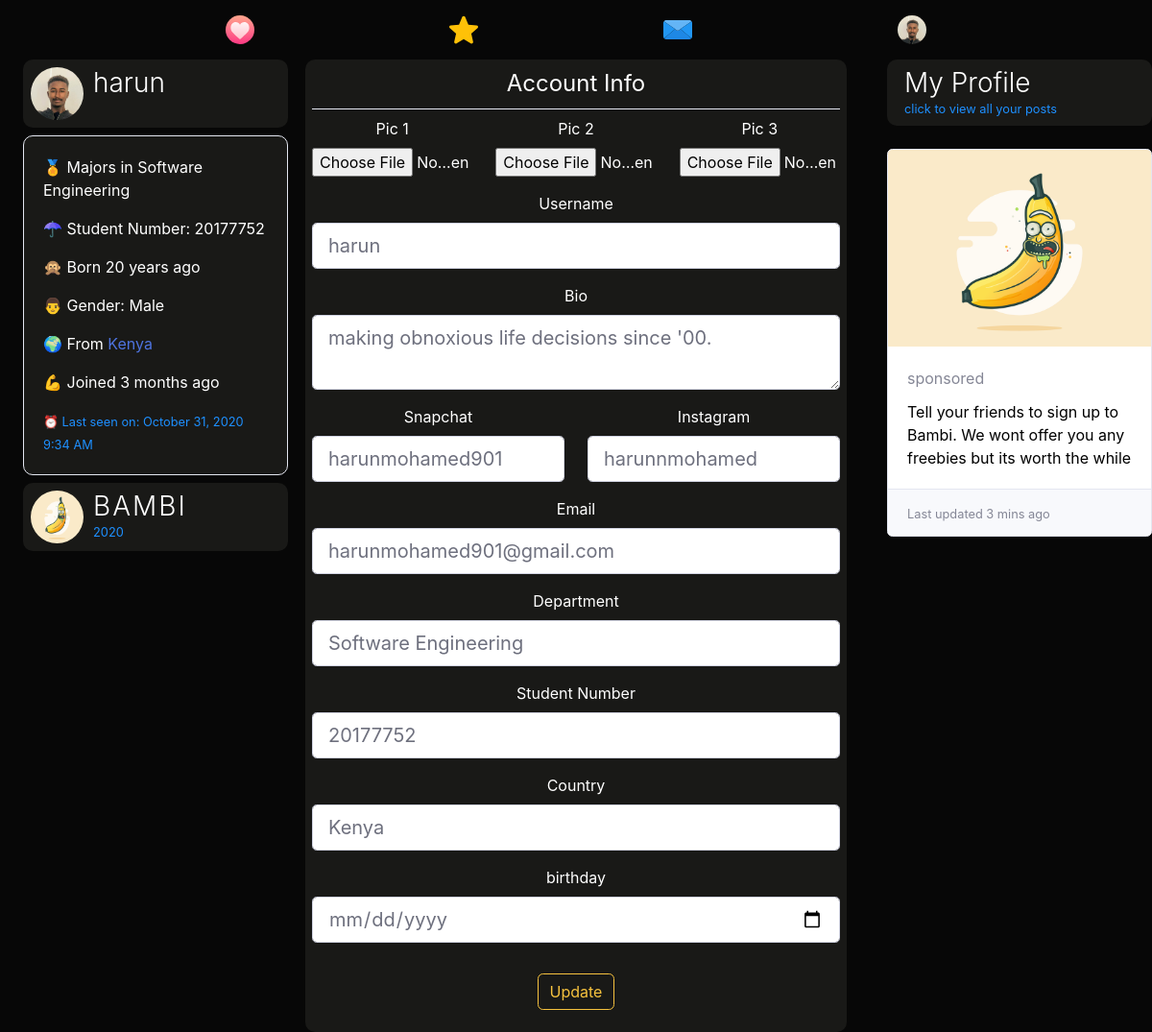
Page /account (signed in) on the earlier database version.
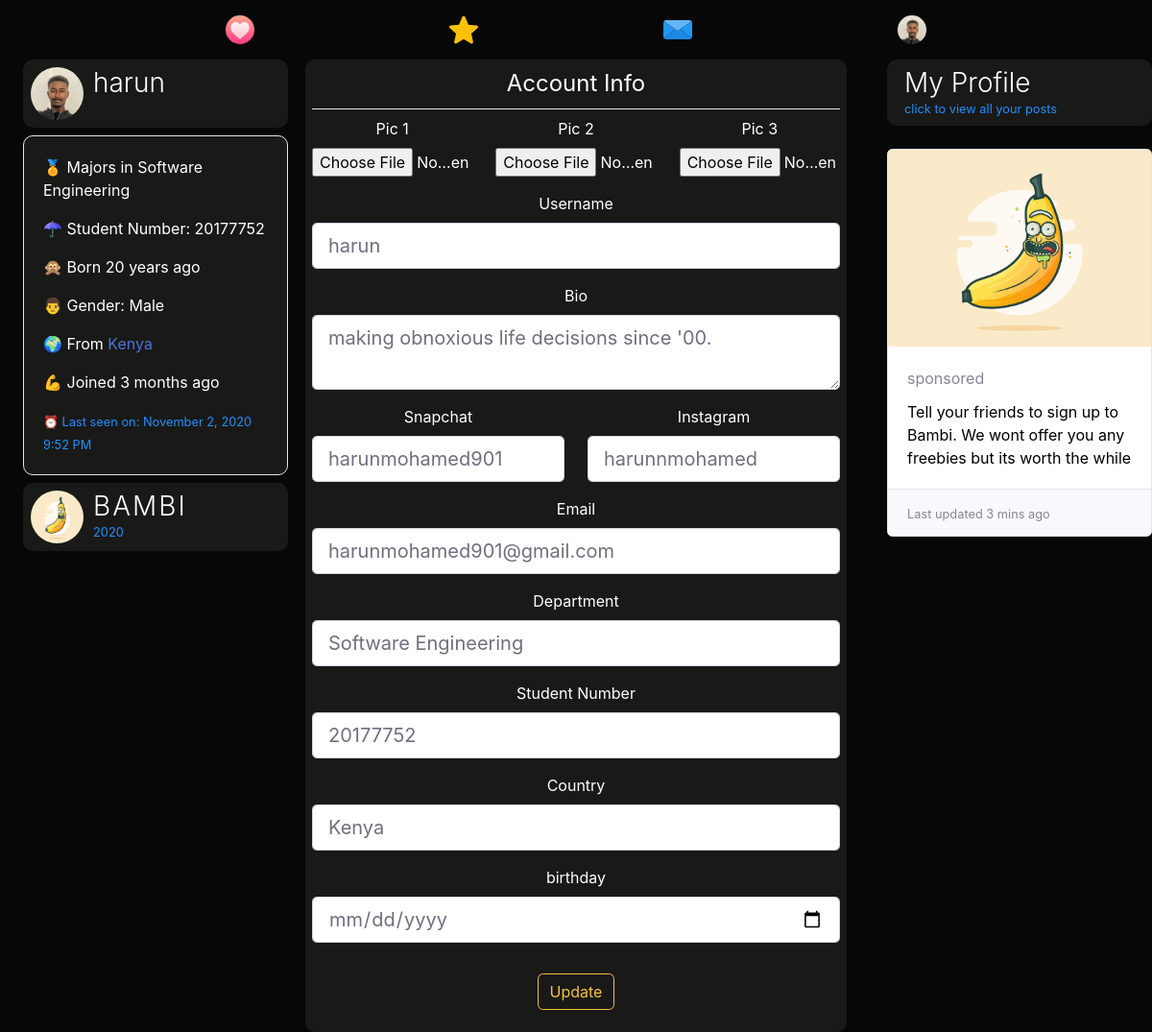
Same page on the later database version.
### dating/models.py (models this page shows, shortened)
class User(db.Model, UserMixin):
	id = db.Column(db.Integer, primary_key=True)
	username = db.Column(db.String(20), unique=True, nullable=False)
	email = db.Column(db.String(120), unique=True, nullable=True)
	dp = db.Column(db.String(20), nullable=False, default='default.jpg')
	dp2 = db.Column(db.String(20), nullable=False, default='flip.png')
	dp3 = db.Column(db.String(20), nullable=False, default='plane.png')
	password = db.Column(db.String(60), nullable=False)
	last_seen = db.Column(db.DateTime, default=datetime.utcnow)
	date_joined = db.Column(db.DateTime, nullable=False, default=datetime.utcnow)
	department = db.Column(db.String(20), nullable=False)
	student_number = db.Column(db.Integer(), unique=True, nullable=True)
	age = db.Column(db.DateTime, nullable=False)
	gender = db.Column(db.String(20), nullable=False)
	country = db.Column(db.String(20), default="Cyprus", nullable=True)
	bio = db.Column(db.String(120), nullable=True)
	private = db.Column(db.Boolean, default=False, nullable=False)
	snapchat = db.Column(db.String(20), default="snapchat", nullable=True)
	instagram = db.Column(db.String(20), default="instagram", nullable=True)
	followed = db.relationship(
		'User', secondary=followers,
		primaryjoin=(followers.c.follower_id == id),
		secondaryjoin=(followers.c.followed_id == id),
		backref=db.backref('followers', lazy='dynamic'), lazy='dynamic')
	messages_sent = db.relationship('Message',
									foreign_keys='Message.sender_id',
									backref='author', lazy='dynamic')
	messages_received = db.relationship('Message',
										foreign_keys='Message.recipient_id',
										backref='recipient', lazy='dynamic')
	last_message_read_time = db.Column(db.DateTime)
	def new_messages(self):
		last_read_time = self.last_message_read_time or datetime(1900, 1, 1)
		return Message.query.filter_by(recipient=self).filter(
			Message.timestamp > last_read_time).count()

### dating/routes.py (the view)
@app.route('/account', methods=['GET', 'POST'])
@login_required
def account():
	form = UpdateAccountForm()
	if form.validate_on_submit():
		if form.picture.data:
			pic = profile_img(form.picture.data)
			current_user.dp = pic
		if form.picture2.data:
			pic2 = profile_img(form.picture2.data)
			current_user.dp2 = pic2
		if form.picture3.data:
			pic3 = profile_img(form.picture3.data)
			current_user.dp3 = pic3
		current_user.username = form.username.data.lower()
		current_user.bio = form.bio.data
		current_user.email = form.email.data
		current_user.department = form.department.data
		current_user.student_number = form.student_number.data
		current_user.country = form.country.data
		current_user.age = form.age.data
		current_user.snapchat = form.snapchat.data
		current_user.instagram = form.instagram.data
		db.session.commit()
		flash('Your Account has been updated', 'success')
		return redirect(url_for('account'))
	elif request.method == 'GET':
		form.username.data = current_user.username
		form.bio.data = current_user.bio
		form.email.data = current_user.email
		form.department.data = current_user.department
		form.student_number.data = current_user.student_number
		form.country.data = current_user.country
		form.age.data = current_user.age
		form.snapchat.data = current_user.snapchat
		form.instagram.data = current_user.instagram
	dp = url_for('static', filename='profile_pics/' + current_user.dp)
	return render_template('account.html', title='Account', dp=dp, form=form)

### dating/forms.py (shortened to what this page needs)
class UpdateAccountForm(FlaskForm):
	username = StringField('Username', validators = [DataRequired(), Length(min=2, max=20), Regexp(r'^[\w.-_.]+$')])
	email = StringField('Email', validators = [Email(), DataRequired()])
	picture = FileField('Pic 1', validators=[FileAllowed(['jpg', 'jpeg' , 'png'])])
	picture2 = FileField('Pic 2', validators=[FileAllowed(['jpg', 'jpeg' , 'png'])])
	picture3 = FileField('Pic 3', validators=[FileAllowed(['jpg', 'jpeg' , 'png'])])
	department = StringField('Department', validators=[DataRequired()])
	student_number = StringField('Student Number', validators=[])
	country = StringField('Country', validators=[DataRequired()])
	age = DateField('birthday', format='%d-%m-%Y', validators=[DataRequired()])
	snapchat = StringField('Snapchat')
	instagram = StringField('Instagram')
	bio = PageDownField('Bio')
	private = BooleanField('Private?')
	submit = SubmitField('Update')

### dating/models.py (called while the page is built)
@login_manager.user_loader
def load_user(user_id):
	return User.query.get(int(user_id))

### dating/routes.py (called while the page is built)
@app.before_request
def before_request():
	if current_user.is_authenticated:
		current_user.last_seen = datetime.utcnow()
		db.session.commit()

### dating/templates/account.html (shortened to what this page needs)
{% extends "layout.html" %}
{% block content %}
<div class="container-fluid">
	<div class="row">
		<div class="col-lg-3 d-none d-lg-block position-fixed">
			<header class="mb-2">
		        <img src="{{ dp }}" alt="user profile" class="profile-thumbnail">
		        <div class="profile-name">
		          <h3>{{current_user.username}}</h3>
		        </div>
		      </header>
		    <div class="card about mb-2" style="color:#fff;background:#191917;border-radius:10px;">
		    <div class="card-body">
		      <p> 🏅 Majors in <span>{{current_user.department}}</span></p>
		      {% if current_user.student_number %}
		      <p> ☂ Student Number: <span>{{current_user.student_number}}</span></p>
		      {% endif %}
		      <p> 🙊 Born <span>{{ moment(current_user.age).fromNow() }}</span></p>
		      <p> {% if current_user.gender == 'male' %} 👨 {% else %}👩 {% endif %} Gender: <span>{{current_user.gender.title()}}</span></p>
		      {% if current_user.country %}
		      <p> 🌍 From <a href="https://www.google.com/maps?q={{current_user.country.title()}}" target="_blank">{{current_user.country.title()}}</a></p>
		      {% endif %}
		      <p> 💪 Joined <span>{{ moment(current_user.date_joined).fromNow() }}</span></p>
		      <small>⏰ Last seen on: {{ moment(current_user.last_seen).format('LLL') }}</small>
		    </div>
		  </div>
		  <header>
		    <img src="{{ url_for('static', filename='resources/' + 'logod.png') }}" alt="logo" class="profile-thumbnail">
		    <div class="profile-name">
		      <h3 class="logo">BAMBI</h3>
		      <small id="year"></small>
		    </div>
		  </header>
		</div>
		<div class="col-lg-6 offset-lg-3" style="text-align: center">
			<div class="post">
			  <div id="inner">
			   <div class="content-section">
				  <form method="POST" action="" enctype="multipart/form-data">
				    <fieldset class="form-group">
				      <legend class="border-bottom mb-2 pb-2">Account Info</legend>
				      <div class="row">
				      	<div class="col">
					      <div class="form-group">
					        {{ form.picture.label() }}
					        {{ form.picture(class="form-control-file") }}
					      </div>
					     </div>
					   <div class="col">
					      <div class="form-group">
					        {{ form.picture2.label() }}
					        {{ form.picture2(class="form-control-file") }}
					      </div>
					  </div>
					  	<div class="col">
					      <div class="form-group">
					        {{ form.picture3.label() }}
					        {{ form.picture3(class="form-control-file") }}
					      </div>
					  </div>
					    </div>
				      <div class="form-group">
				        {{ form.username.label(class="form-control-label") }}
				        {% if form.username.errors %}
				        {{ form.username(class="form-control form-control-lg is-invalid") }}
				        <div class="invalid-feedback">
				          {% for error in form.username.errors %}
				          <span>{{ error }}</span>
				          {% endfor %}
				        </div>
				        {% else %}
				        {{ form.username(class="form-control form-control-lg") }}
				        {% endif %}
				      </div>
				      <div class="form-group">
		                {{ form.bio.label(class="form-control-label") }}
		                {% if form.bio.errors %}
		                {{ form.bio(class="form-control form-control-lg is-invalid") }}
		                <div class="invalid-feedback">
		                  {% for error in form.bio.errors %}
		                  <span>{{ error }}</span>
		                  {% endfor %}
		                </div>
		                {% else %}
		                {{ form.bio(class="form-control form-control-lg") }}
		                {% endif %}
		              </div>
		               <div class="form-group">
		                <div class="row">
		                  <div class="col">
		                    {{ form.snapchat.label(class="form-control-label") }}
		                    {% if form.snapchat.errors %}
		                    {{ form.snapchat(class="form-control form-control-lg is-invalid") }}
		                    <div class="invalid-feedback">
		                      {% for error in form.snapchat.errors %}
		                      <span>{{ error }}</span>
		                      {% endfor %}
		                    </div>
		                    {% else %}
		                    {{ form.snapchat(class="form-control form-control-lg") }}
		                    {% endif %}
		                  </div>
		                  <div class="col">
		                    {{ form.instagram.label(class="form-control-label") }}
		                    {% if form.instagram.errors %}
		                    {{ form.instagram(class="form-control form-control-lg is-invalid") }}
		                    <div class="invalid-feedback">
		                      {% for error in form.instagram.errors %}
		                      <span>{{ error }}</span>
		                      {% endfor %}
		                    </div>
		                    {% else %}
		                    {{ form.instagram(class="form-control form-control-lg") }}
		                    {% endif %}
		                  </div>
		                </div>
		              </div>
				      <div class="form-group">
				        {{ form.email.label(class="form-control-label") }}
				        {% if form.email.errors %}
				        {{ form.email(class="form-control form-control-lg is-invalid") }}
				        <div class="invalid-feedback">
				          {% for error in form.email.errors %}
				          <span>{{ error }}</span>
				          {% endfor %}
				        </div>
				        {% else %}
				        {{ form.email(class="form-control form-control-lg") }}
				        {% endif %}
				      </div>
				      <div class="form-group">
				        {{ form.department.label(class="form-control-label") }}
				        {% if form.department.errors %}
				        {{ form.department(class="form-control form-control-lg is-invalid") }}
				        <div class="invalid-feedback">
				          {% for error in form.department.errors %}
				          <span>{{ error }}</span>
				          {% endfor %}
				        </div>
				        {% else %}
				        {{ form.department(class="form-control form-control-lg") }}
				        {% endif %}
				      </div>
				      <div class="form-group">
				        {{ form.student_number.label(class="form-control-label") }}
				        {% if form.student_number.errors %}
				        {{ form.student_number(class="form-control form-control-lg is-invalid") }}
				        <div class="invalid-feedback">
				          {% for error in form.student_number.errors %}
				          <span>{{ error }}</span>
				          {% endfor %}
				        </div>
				        {% else %}
				        {{ form.student_number(class="form-control form-control-lg") }}
				        {% endif %}
				      </div>
				      <div class="form-group">
				        {{ form.country.label(class="form-control-label") }}
				        {% if form.country.errors %}
				        {{ form.country(class="form-control form-control-lg is-invalid") }}
				        <div class="invalid-feedback">
				          {% for error in form.country.errors %}
				          <span>{{ error }}</span>
				          {% endfor %}
				        </div>
				        {% else %}
				        {{ form.country(class="form-control form-control-lg") }}
				        {% endif %}
				      </div>
				       <div class="form-group">
				        {{ form.age.label(class="form-control-label") }}
				        {% if form.age.errors %}
				        {{ form.age(class="form-control form-control-lg is-invalid") }}
				        <div class="invalid-feedback">
				          {% for error in form.age.errors %}
				          <span>{{ error }}</span>
				          {% endfor %}
				        </div>
				        {% else %}
				        {{ form.age(class="form-control form-control-lg") }}
				        {% endif %}
				      </div>
				    </fieldset>
				    <div class="form-group">
				      {{ form.submit(class="btn btn-outline-warning") }}
				    </div>
				  </form>
			  </div>
		</div>
			</div>
		</div>
		<div class="col-lg-3 d-none d-lg-block position-fixed offset-lg-9">
			 <header data-toggle="modal" data-target="#profile"><a style="text-decoration:none;" href="{{url_for('user_posts', username=current_user.username)}}">
		        <div class="profile-name">
		          <h3 style="color:#fff;">My Profile</h3>
		          <small>click to view all your posts</small>
		        </div>
		        </a>
		      </header>
		      <br>
			<div class="card" style="color:#000;">
		      <img class="card-img-top" src="{{ url_for('static', filename='resources/' + 'logod.png') }}" alt="logo">
		      <div class="card-body">
		        <h5 class="card-title"><small class="text-muted">sponsored</small></h5>
		        <p class="card-text">Tell your friends to sign up to Bambi. We wont offer you any freebies but its worth the while</p>
		      </div>
		      <div class="card-footer">
		        <small class="text-muted">Last updated 3 mins ago</small>
		      </div>
		    </div>
		</div>
	</div>
</div>
{% endblock content %}

### dating/templates/layout.html (shortened to what this page needs)
<!doctype html>
<html lang="en">
  <head>
    <link href="{{ url_for('static', filename='sb-admin-2.min.css') }}" rel="stylesheet">
    <link rel="stylesheet" type="text/css" href="{{ url_for('static', filename='main.css') }}">
  </head>
  <body>
<nav class="navbar navbar-expand-md navbar-dark sticky-top justify-content-center d-none d-lg-block">
   <ul class="nav">
    <li {% if '/home' == request.path %}  class="active" {% endif %}>
      <a href="{{url_for('home')}}"><img src="{{ url_for('static', filename='resources/' + 'swipe.svg') }}" style="width:30px;height:30px;"></a>
    </li>
    <li {% if '/discover' == request.path %}  class="active" {% endif %}>
      <a href="{{url_for('discover')}}"><img src="{{ url_for('static', filename='resources/' + 'like.svg') }}" style="width:30px;height:30px;"></a>
    </li>
    <li {% if '/messages' == request.path %}  class="active" {% endif %}>
      <a href="{{url_for('messages')}}">
        <img src="{{ url_for('static', filename='resources/' + 'message.svg') }}" style="width:30px;height:30px;">
      </a>
    </li>
    <li>
      <a href="{{url_for('user_posts', username=current_user.username)}}">
        {% if current_user.is_authenticated %}
          <img src="{{ url_for('static', filename='profile_pics/' + current_user.dp) }}" style="width:30px;height:30px;border-radius:50%">
        {% else %}
        <img src="https://www.flaticon.com/premium-icon/icons/svg/3133/3133799.svg" style="width:30px;height:30px;">
        {% endif %}
      </a>
    </li>
</ul>
</nav>
  {% block content %} {% endblock %}
  </body>
</html>

### dating/static/main.css (style rules this page uses)
body { background:#070707; color:#fff; }
nav { background:#070707; }
.logo { color: #fff; letter-spacing: 2px; }
small { color: #1e90ff; }
h3 { font-weight: 300; }
header { display: flex; flex-direction: row; color:#fff; background:#191917; border-radius:10px; padding:8px; cursor:pointer; }
header .profile-thumbnail { width: 55px; height: 55px; border-radius: 50%; }
header .profile-name { display: flex; flex-direction:column; margin-left: 10px; }
header h3, header h4 { display: flex; margin: 0; }
.post { background:#191917; border-radius:10px; padding:7px; }

### dating/templates/layout.html (style rules this page uses)
ul.nav { width:80%; margin:0 auto; padding:0; list-style:none; background-color:none; text-align:center; font-family: sans-serif; }
.nav li { display:inline-block; width:25%; margin:0; padding:0; }
.nav a { text-align:center; padding:8px 0 8px 0; margin:0; display:block; text-decoration:none; color: #fff; }
ul.nav li:first-child a { border:none; }
ul.nav li:last-child a { border:none; }

Differences in the rows shown:
changed User "harun": last_seen "October 31, 2020 9:34 AM" → "November 2, 2020 9:52 PM"
